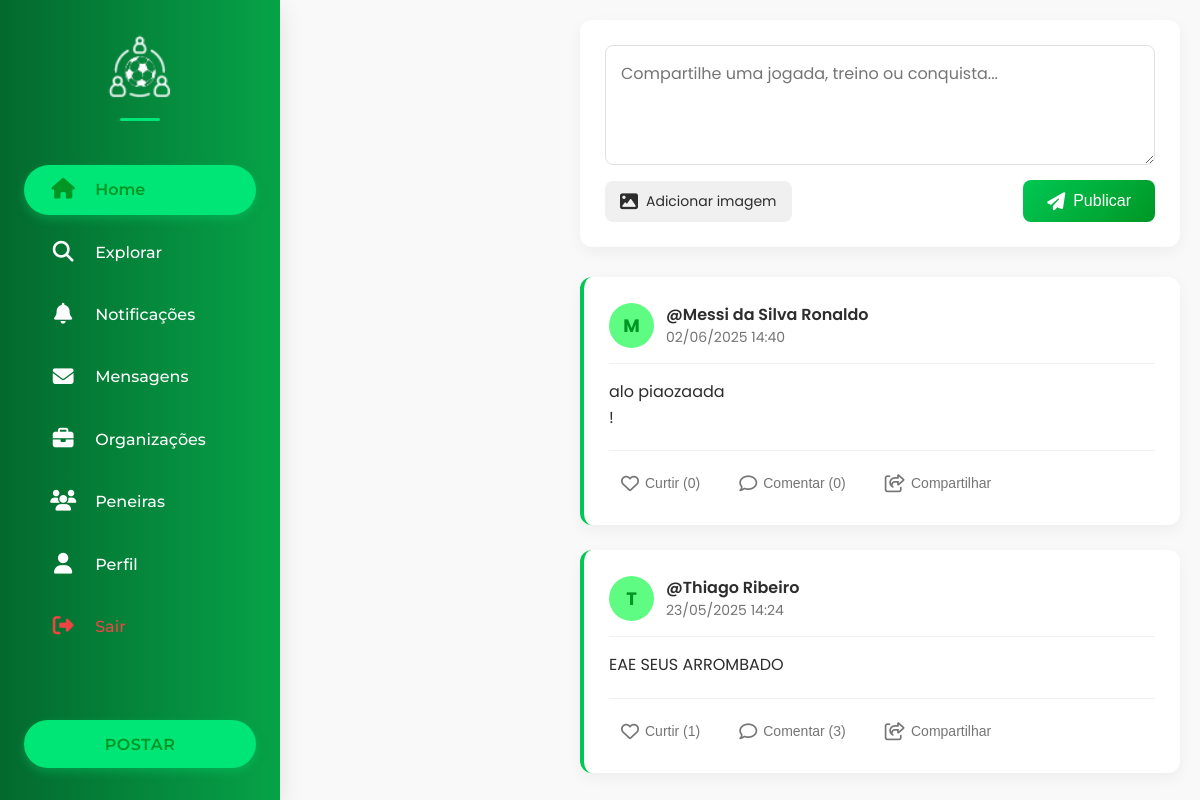
The page /app/views/home-page.php (signed in) on the database as committed earlier.
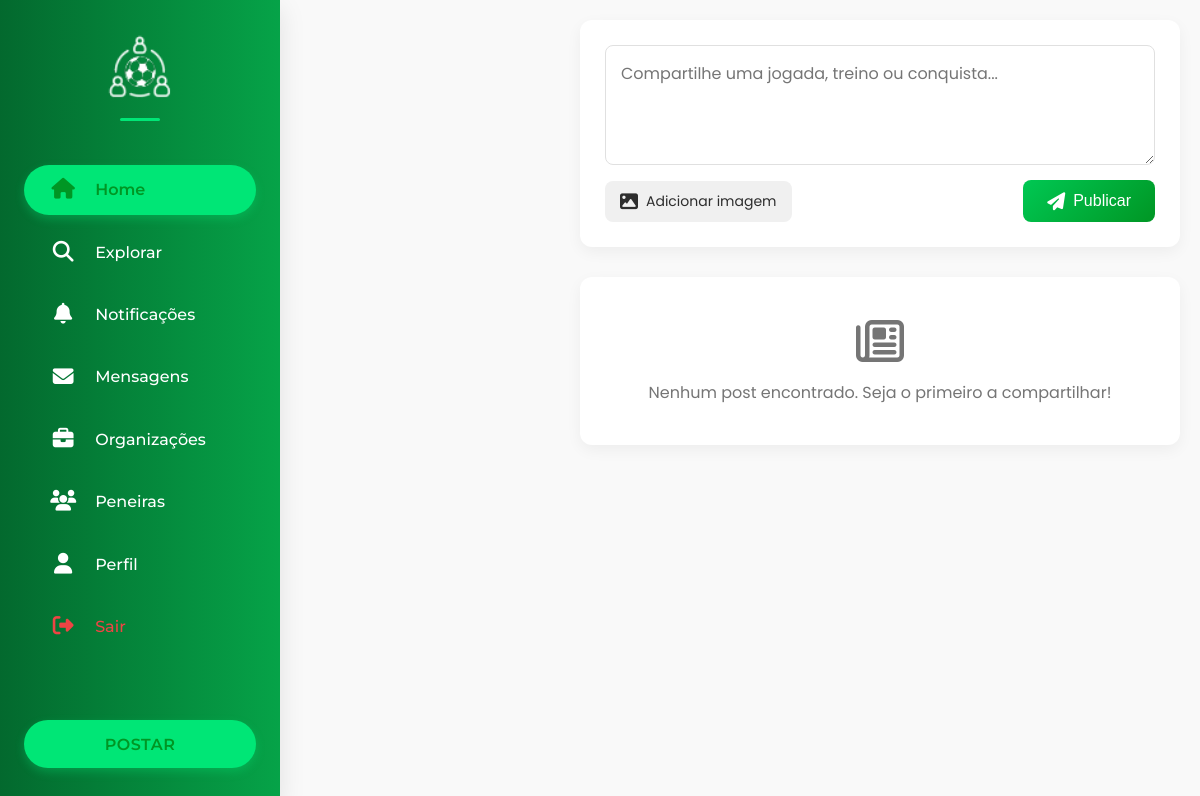
The same page on the database as committed later.
### tables this page shows
CREATE TABLE `posts` (
  `id_post` int(11) NOT NULL,
  `id_user` int(11) NOT NULL,
  `conteudo` text NOT NULL,
  `imagem` varchar(255) DEFAULT NULL,
  `criado_em` datetime DEFAULT current_timestamp()
);

CREATE TABLE `tbl_usuarios` (
  `id_user` int(11) NOT NULL,
  `nome` varchar(150) NOT NULL,
  `email` varchar(200) NOT NULL,
  `senha` varchar(150) NOT NULL,
  `data_nasc` date NOT NULL,
  `genero` enum('masculino','feminino','outro','prefiro não dizer') DEFAULT NULL,
  `foto_perfil` varchar(200) DEFAULT NULL,
  `telefone` varchar(15) DEFAULT NULL,
  `bio` text DEFAULT NULL,
  `rede_social` longtext DEFAULT NULL CHECK (json_valid(`rede_social`)),
  `cep` varchar(20) DEFAULT NULL,
  `rua` varchar(100) DEFAULT NULL,
  `bairro` varchar(100) DEFAULT NULL,
  `cidade` varchar(100) DEFAULT NULL,
  `estado` varchar(100) DEFAULT NULL,
  `status` enum('ativo','suspenso','desativado') DEFAULT 'ativo',
  `created_at` datetime DEFAULT current_timestamp(),
  `updated_at` datetime DEFAULT current_timestamp() ON UPDATE current_timestamp()
);

### app/views/home-page.php (the view, shortened to what this page needs)
<?php
include("topo.php");
?>
<link rel="stylesheet" href="../../public/css/home-page.css">
<link rel="stylesheet" href="https://cdnjs.cloudflare.com/ajax/libs/font-awesome/6.4.0/css/all.min.css">
<body>
    <?php include("navbar-social.php");
    ?>
    <div class="container">
        <div class="caixa-post">
            <form action="../controllers/publicar-post.act.php" method="POST" enctype="multipart/form-data">
                <textarea name="conteudo" placeholder="Compartilhe uma jogada, treino ou conquista..." required></textarea>
                <div class="form-actions">
                    <div class="file-input-wrapper">
                        <div class="file-input-button">
                            <i class="fas fa-image"></i>
                            <span>Adicionar imagem</span>
                        </div>
                    </div>
                    <button type="submit">
                        <i class="fas fa-paper-plane"></i>
                        Publicar
                    </button>
                </div>
            </form>
        </div>
        <div class="posts">
            <?php
            include('../../config/connect.php');
            $id_user_logado = $_SESSION['id'] ?? 0;
            $sql = "SELECT p.id_post, p.conteudo, p.imagem, p.criado_em, u.nome,
                           (SELECT COUNT(*) FROM curtidas WHERE id_post = p.id_post) as total_curtidas,
                           (SELECT COUNT(*) FROM curtidas WHERE id_post = p.id_post AND id_user = '$id_user_logado') as usuario_curtiu,
                           (SELECT COUNT(*) FROM comentarios WHERE id_post = p.id_post) as total_comentarios
                    FROM posts p
                    JOIN tbl_usuarios u ON p.id_user = u.id_user
                    ORDER BY p.criado_em DESC";
            $result = $conn->query($sql);
            if ($result->num_rows > 0) {
                while ($post = $result->fetch_assoc()) {
                    $primeiraLetra = strtoupper(substr($post['nome'], 0, 1));
                    $curtido = $post['usuario_curtiu'] > 0;
                    echo '<div class="card-post" data-post-id="' . $post['id_post'] . '">';
                    echo '<div class="card-header">';
                    echo '<div class="user-info">';
                    echo '<div class="user-avatar">' . $primeiraLetra . '</div>';
                    echo '<div class="user-details">';
                    echo '<span class="user">@' . htmlspecialchars($post['nome']) . '</span>';
                    echo '<span class="time">' . date('d/m/Y H:i', strtotime($post['criado_em'])) . '</span>';
                    echo '</div>';
                    echo '</div>';
                    echo '</div>';
                    echo '<div class="card-content">';
                    echo '<p>' . htmlspecialchars($post['conteudo']) . '</p>';
                    echo '</div>';
                    echo '<div class="card-actions">';
                    echo '<button class="action-button btn-curtir ' . ($curtido ? 'curtido' : '') . '" data-post-id="' . $post['id_post'] . '">';
                    echo '<i class="' . ($curtido ? 'fas' : 'far') . ' fa-heart"></i> ';
                    echo '<span>Curtir (' . $post['total_curtidas'] . ')</span>';
                    echo '</button>';
                    echo '<button class="action-button btn-comentar" data-post-id="' . $post['id_post'] . '">';
                    echo '<i class="far fa-comment"></i> <span>Comentar (' . $post['total_comentarios'] . ')</span>';
                    echo '</button>';
                    echo '<button class="action-button btn-repostar" data-post-id="' . $post['id_post'] . '">';
                    echo '<i class="far fa-share-square"></i> <span>Compartilhar</span>';
                    echo '</button>';
                    echo '</div>';
                    echo '</div>';
                }
            } else {
                echo '<div class="empty-state">';
                echo '<i class="far fa-newspaper"></i>';
                echo '<p>Nenhum post encontrado. Seja o primeiro a compartilhar!</p>';
                echo '</div>';
            }
            ?>
        </div>
    </div>
</body>

### app/views/topo.php (shortened to what this page needs)
<!DOCTYPE html>
<html lang="pt-br">
<head>
    <link rel="stylesheet" href="../../public/css/root.css">
    <link rel="stylesheet" href="https://cdnjs.cloudflare.com/ajax/libs/font-awesome/6.5.0/css/all.min.css" />
    <link rel="stylesheet" href="https://cdnjs.cloudflare.com/ajax/libs/font-awesome/6.0.0-beta3/css/all.min.css">
    <link rel="stylesheet" href="https://cdn.jsdelivr.net/npm/swiper@11/swiper-bundle.min.css" />
</head>

### app/views/navbar-social.php (shortened to what this page needs)
<?php
$perfil_link = "perfilJogador.php";
$perfil_texto = "Perfil";
$tipo_usuario = $_SESSION['tipoLogin'];
if ($tipo_usuario === 'organizacao') {
   $perfil_link = "meu-perfil-org.php";
   $perfil_texto = "Meu Perfil";
} elseif ($tipo_usuario === 'usuario') {
   $perfil_link = "perfilJogador.php";
   $perfil_texto = "Perfil";
}
?>
<?php include 'topo.php'; ?>
<link rel="stylesheet" href="../../public/css/navbar-social.css">
<nav id="barra-navegacao" class="barra-navegacao">
   <div class="conteudo-barra">
       <div class="logo">
           <a href="home-page.php">
               <img src="../../public/images/logos/logo-fl-branco-solido.png" alt="Logo FutLink">
           </a>
       </div>
       <ul class="lista-icones">
           <li>
               <a href="home-page.php" class="item-menu">
                   <i class="fas fa-home"></i>
                   <span class="texto-nav">Home</span>
               </a>
           </li>
           <?php if ($tipo_usuario === 'usuario'): ?>
               <li>
                   <a href="buscaJogadores.php" class="item-menu">
                       <i class="fas fa-search"></i>
                       <span class="texto-nav">Explorar</span>
                   </a>
               </li>
               <li>
                   <a href="notificacoes.php" class="item-menu">
                       <i class="fas fa-bell"></i>
                       <span class="texto-nav">Notificações</span>
                   </a>
               </li>
               <li>
                   <a href="mensagens.php" class="item-menu">
                       <i class="fas fa-envelope"></i>
                       <span class="texto-nav">Mensagens</span>
                   </a>
               </li>
               <li>
                   <a href="organizacoes.php" class="item-menu">
                       <i class="fas fa-briefcase"></i>
                       <span class="texto-nav">Organizações</span>
                   </a>
               </li>
               <li>
                   <a href="peneiras.php" class="item-menu">
                       <i class="fas fa-users"></i>
                       <span class="texto-nav">Peneiras</span>
                   </a>
               </li>
               <li>
                   <a href="<?php echo $perfil_link; ?>" class="item-menu">
                       <i class="fas fa-user"></i>
                       <span class="texto-nav"><?php echo $perfil_texto; ?></span>
                   </a>
               </li>
           <?php endif; ?>
           <li>
               <a href="../controllers/logout.php" class="item-menu logout-btn">
                   <i class="fas fa-sign-out-alt"></i>
                   <span class="texto-nav">Sair</span>
               </a>
           </li>
       </ul>
       <div class="container-botao">
               <button id="botao-postar" class="botao-postar">
                   <span>Postar</span>
               </button>
       </div>
   </div>
</nav>

### public/css/root.css (style rules this page uses)
:root { --cor-principal-verde1: #06a348; --cor-secundaria-verde2: #03692e; --font-principal: Arial, Helvetica, sans-serif; --cor-primaria: #EBECEE; --cor-secundaria: #1e1d1d; --cor-purple-light: #6c5fe6; --cor-purple-dark: #0a0320; --cor-green-light: #16db65; --cor-green-dark: #0d2818; --cor-peneira: #012d3a; --fonte-texto: "Roboto", sans-serif; --fonte-texto2: "Arial", sans-serif; --fonte-titulo: "Bebas Neue", sans-serif; --fonte-div: "Raleway", sans-serif; --fonte-titulo-moderna: 'Montserrat', sans-serif; --fonte-apagada-clean: 'Poppins', sans-serif; --verde: #00c853; --verde-claro: #5efc82; --verde-escuro: #009624; --verde-destaque: #00e676; --verde-principal: #034709; --branco: #FFFFFF; --cinza-claro: #f9f9f9; --cinza: #757575; --cinza-escuro: #2d2d2d; --preto: #121212; --gradiente-verde: linear-gradient(135deg, #00c853, #009624); --gradiente-banner: linear-gradient(to right, #03692e, #06a348); --sombra-suave: 0 5px 15px rgba(0, 0, 0, 0.05); --sombra-media: 0 8px 25px rgba(0, 0, 0, 0.1); --sombra-forte: 0 12px 30px rgba(0, 0, 0, 0.15); --borda-radius: 12px; --transicao: all 0.3s ease; --gradiente-navbar: linear-gradient(to right, #03692e, #06a348); }
* { margin: 0; padding: 0; box-sizing: border-box; }
body { background-color: var(--cor-primaria); font-size: clamp(13px, 2.5vw, 18px); font-family: var(--fonte-div); transition: 0.5s; }

### public/css/navbar-social.css (style rules this page uses)
* { margin: 0; padding: 0; box-sizing: border-box; }
body { font-family: 'Poppins', sans-serif; position: relative; overflow-x: hidden; padding-left: 280px; transition: padding-left 0.3s ease; background-color: var(--cinza-claro); }
.barra-navegacao { position: fixed; top: 0; left: 0; height: 100vh; width: 280px; background: var(--gradiente-navbar); color: var(--branco); z-index: 1000; transition: var(--transicao); box-shadow: var(--sombra-media); overflow-y: auto; scrollbar-width: none; -ms-overflow-style: none; }
.conteudo-barra { display: flex; flex-direction: column; height: 100%; padding: 2rem 1.5rem; }
.logo { display: flex; justify-content: center; margin-bottom: 2.5rem; position: relative; }
.logo::after { content: ""; position: absolute; bottom: -12px; left: 50%; transform: translateX(-50%); width: 40px; height: 3px; background-color: var(--verde-destaque); border-radius: 3px; }
.logo img { height: 70px; width: auto; transition: var(--transicao); }
.lista-icones { list-style: none; display: flex; flex-direction: column; gap: 0.8rem; margin-top: 1rem; }
.item-menu { display: flex; align-items: center; padding: 0.9rem 1.2rem; border-radius: 50px; text-decoration: none; color: var(--branco); transition: var(--transicao); font-weight: 500; }
.item-menu.ativo { background-color: var(--verde-destaque); color: var(--verde-escuro); font-weight: 600; box-shadow: 0 4px 10px rgba(0, 230, 118, 0.3); }
.item-menu i { font-size: 1.3rem; width: 2.5rem; text-align: center; }
.item-menu.ativo i { color: var(--verde-escuro); }
.texto-nav { font-size: 1rem; margin-left: 0.75rem; font-family: 'Montserrat', sans-serif; }
.container-botao { margin-top: auto; display: flex; justify-content: center; padding-top: 2rem; }
.botao-postar { width: 100%; padding: 0.9rem 1.5rem; background-color: var(--verde-destaque); color: var(--verde-escuro); border: none; border-radius: 50px; font-size: 1rem; font-weight: 600; cursor: pointer; transition: var(--transicao); box-shadow: 0 4px 10px rgba(0, 230, 118, 0.3); font-family: 'Montserrat', sans-serif; text-transform: uppercase; letter-spacing: 0.5px; }

### app/views/navbar-social.php (style rules this page uses)
.logout-btn { color: #ef4444 !important; }

Rows that differ between the two databases and show on the page:
removed posts: id_user.nome "M", id_user.nome "Messi da Silva Ronaldo", criado_em "02/06/2025 14:40", conteudo "alo piaozaada !", total_curtidas "0", total_comentarios "0"
removed posts: id_user.nome "T", id_user.nome "Thiago Ribeiro", criado_em "23/05/2025 14:24", conteudo "EAE SEUS ARROMBADO", total_curtidas "1", total_comentarios "3"
Other text that changed with them:
text now shown: "Nenhum post encontrado. Seja o primeiro a compartilhar!"
